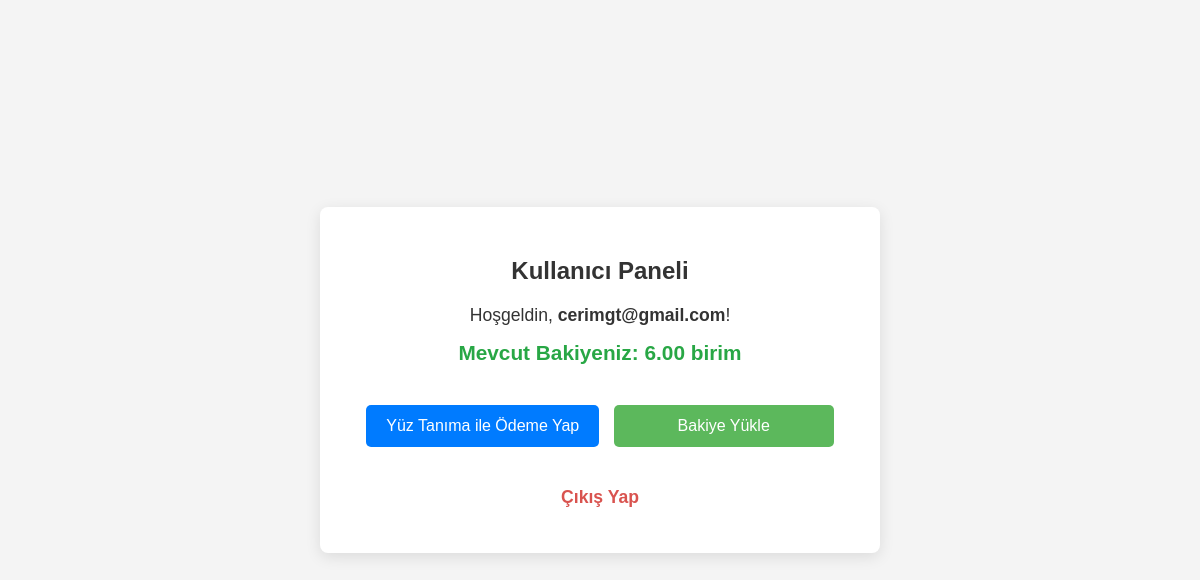
Page /dashboard (signed in) on the earlier database version.
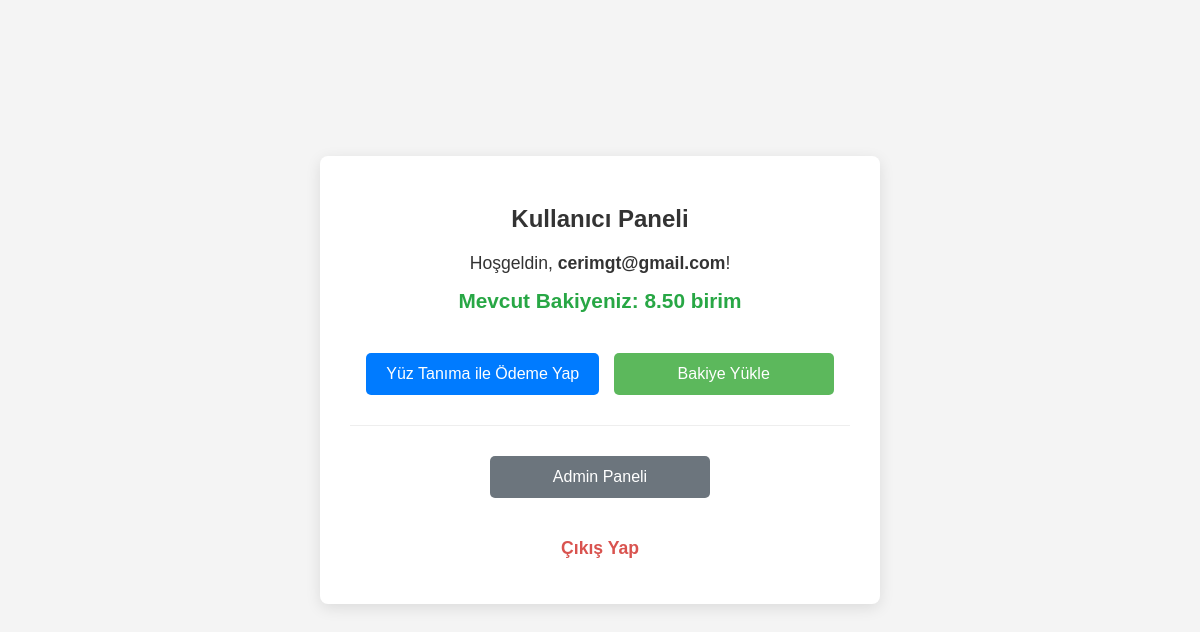
Same page on the later database version.
### src/app.py (models this page shows, shortened)
class User(UserMixin, db.Model):
    id = db.Column(db.Integer, primary_key=True)
    email = db.Column(db.String(120), index=True, unique=True, nullable=False)
    password_hash = db.Column(db.String(256), nullable=False)
    photo_filename = db.Column(db.String(255), nullable=True)
    embedding = db.Column(db.LargeBinary, nullable=True)
    balance = db.Column(db.Numeric(10, 2), nullable=False, default=Decimal('0.00'))
    is_admin = db.Column(db.Boolean, nullable=False, default=False) # YENİ: Admin durumu için alan

### src/app.py (the view)
@app.route('/dashboard')
@login_required
def dashboard():
    return render_template('dashboard.html',
                           user_email=current_user.email,
                           current_balance=current_user.balance,
                           is_admin=current_user.is_admin) # Güncellendi

### src/app.py (called while the page is built)
@app.after_request
def add_header(response):
    response.headers['Cache-Control'] = 'no-store, no-cache, must-revalidate, post-check=0, pre-check=0, max-age=0'
    response.headers['Pragma'] = 'no-cache'
    response.headers['Expires'] = '-1'
    return response

@login_manager.user_loader
def load_user(user_id):
    return db.session.get(User, int(user_id))

### src/templates/dashboard.html (shortened to what this page needs)
<!DOCTYPE html>
<html lang="tr">
<head>
</head>
<body>
    <div class="container">
        <h2>Kullanıcı Paneli</h2>
        <p>Hoşgeldin, <strong>{{ user_email }}</strong>!</p>
        <div class="balance-info">
            Mevcut Bakiyeniz: {{ "%.2f"|format(current_balance) }} birim
        </div>
        <div class="actions">
            <a href="{{ url_for('make_payment_page') }}" class="payment-link">Yüz Tanıma ile Ödeme Yap</a>
            <a href="{{ url_for('add_balance_page') }}" class="add-balance-link">Bakiye Yükle</a>
        </div>
        {% if is_admin %}
        <div class="admin-actions">
            <a href="{{ url_for('admin_dashboard') }}">Admin Paneli</a>
        </div>
        {% endif %}
        <p class="logout-link"><a href="{{ url_for('logout') }}">Çıkış Yap</a></p>
    </div>
</body>
</html>

### src/templates/dashboard.html (style rules this page uses)
body { font-family: sans-serif; margin: 20px; background-color: #f4f4f4; color: #333; display: flex; justify-content: center; align-items: center; min-height: 90vh; }
.container { background-color: #fff; padding: 30px; border-radius: 8px; box-shadow: 0 4px 15px rgba(0,0,0,0.1); width: 100%; max-width: 500px; text-align: center; }
h2 { color: #333; margin-bottom: 20px; }
p { font-size: 1.1em; margin-bottom: 15px; }
.balance-info { font-size: 1.3em; font-weight: bold; color: #28a745; margin-bottom: 30px; }
.actions a, .admin-actions a { display: inline-block; text-decoration: none; color: white; padding: 12px 20px; margin: 10px 5px; border-radius: 5px; font-size: 1em; transition: background-color 0.3s ease; min-width: 180px; }
.actions a.payment-link { background-color: #007bff; }
.actions a.add-balance-link { background-color: #5cb85c; }
.admin-actions { margin-top: 20px; border-top: 1px solid #eee; padding-top: 20px; }
.admin-actions a { background-color: #6c757d; }
.logout-link { margin-top: 30px; }
.logout-link a { color: #d9534f; text-decoration: none; font-weight: bold; }

Differences in the rows shown:
changed User "cerimgt@gmail.com": balance "6.00" → "8.50"
Other differences:
text now shown: "Admin Paneli"
